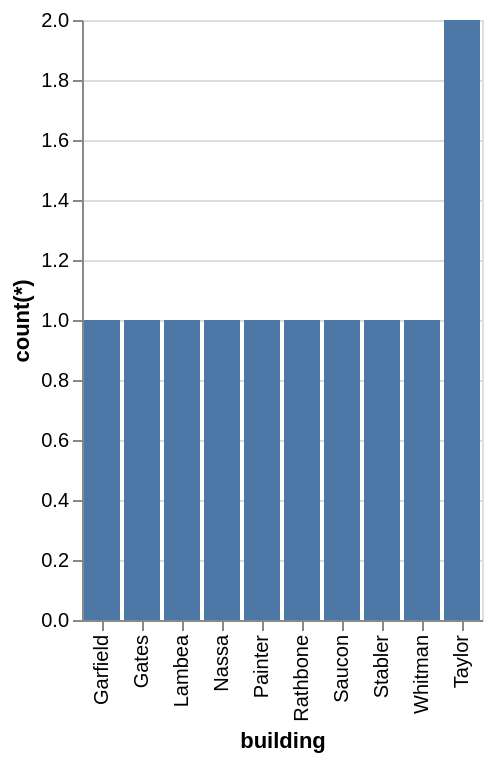

Vega-Lite specification for this chart:
### Vega-Lite specification from a JSON file in a GitHub repository (floating-point values rounded to 4 significant figures)
{"data": {"values": [{"x_data": "Garfield", "y_data": 1}, {"x_data": "Gates", "y_data": 1}, {"x_data": "Lambea", "y_data": 1}, {"x_data": "Nassa", "y_data": 1}, {"x_data": "Painter", "y_data": 1}, {"x_data": "Rathbone", "y_data": 1}, {"x_data": "Saucon", "y_data": 1}, {"x_data": "Stabler", "y_data": 1}, {"x_data": "Taylor", "y_data": 2}, {"x_data": "Whitman", "y_data": 1}]}, "mark": "bar", "encoding": {"x": {"field": "x_data", "type": "nominal", "title": "building", "sort": {"op": "sum", "field": "y_data", "order": "ascending"}}, "y": {"field": "y_data", "type": "quantitative", "title": "count(*)"}}}
